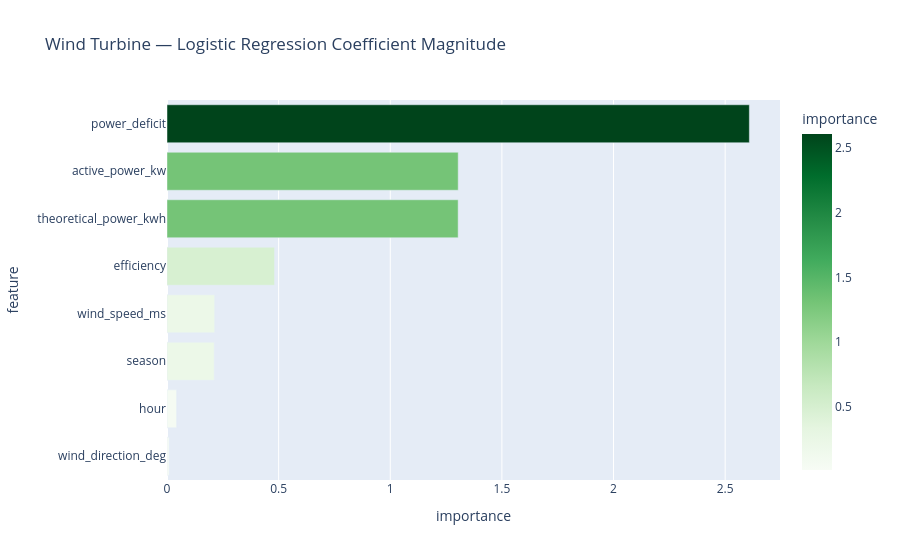

Notebook cell for this chart:
### Code cell
with open("../../models/wind_model.pkl", "rb") as f:
    wind_model = pickle.load(f)

# Pull feature names directly from the trained model
wind_features = list(wind_model.feature_names_in_)
wind_coefs = abs(wind_model.coef_[0])

wind_importance = pd.DataFrame({
    "feature": wind_features,
    "importance": wind_coefs
}).sort_values("importance", ascending=True)

fig_wind = px.bar(wind_importance, x="importance", y="feature",
                  orientation="h",
                  title="Wind Turbine — Logistic Regression Coefficient Magnitude",
                  color="importance",
                  color_continuous_scale="Greens")
fig_wind.show()

### Figure 1 — Plotly figure (JSON) as saved in the notebook; plotly's stock layout.template omitted (floating-point values rounded to 4 significant figures)
{"data": [{"hovertemplate": "importance=%{marker.color}<br>feature=%{y}<extra></extra>", "legendgroup": "", "marker": {"color": [0.009574, 0.04287, 0.2114, 0.2132, 0.4817, 1.304, 1.304, 2.608], "coloraxis": "coloraxis", "pattern": {"shape": ""}}, "name": "", "orientation": "h", "showlegend": false, "textposition": "auto", "type": "bar", "x": [0.009574, 0.04287, 0.2114, 0.2132, 0.4817, 1.304, 1.304, 2.608], "xaxis": "x", "y": ["wind_direction_deg", "hour", "season", "wind_speed_ms", "efficiency", "theoretical_power_kwh", "active_power_kw", "power_deficit"], "yaxis": "y"}], "layout": {"barmode": "relative", "coloraxis": {"autocolorscale": false, "colorbar": {"title": {"text": "importance"}}, "colorscale": [[0, "rgb(247,252,245)"], [0.125, "rgb(229,245,224)"], [0.25, "rgb(199,233,192)"], [0.375, "rgb(161,217,155)"], [0.5, "rgb(116,196,118)"], [0.625, "rgb(65,171,93)"], [0.75, "rgb(35,139,69)"], [0.875, "rgb(0,109,44)"], [1, "rgb(0,68,27)"]]}, "legend": {"tracegroupgap": 0}, "title": {"text": "Wind Turbine — Logistic Regression Coefficient Magnitude"}, "xaxis": {"anchor": "y", "domain": [0, 1], "title": {"text": "importance"}}, "yaxis": {"anchor": "x", "domain": [0, 1], "title": {"text": "feature"}}}}
